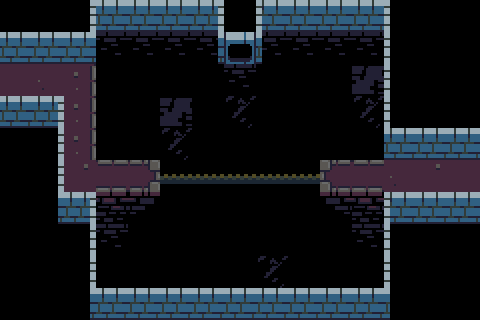

This game map was drawn from its Tiled (.tmx) file and the tilesets committed beside it. A one-line description and the full map source follow:
An orthogonal 15x10 tile map with 32x32 px tiles, 4 tile layers (ground, death, walls, guff) and 5 objects (2x connection, 2x platform, arrowSource).

<map version="1.0" tiledversion="1.0.3" orientation="orthogonal" renderorder="right-down" width="15" height="10" tilewidth="32" tileheight="32" nextobjectid="29">
 <properties>
  <property name="number" value="11" />
 </properties>
 <tileset firstgid="1" source="tower-tileset.tsx" />
 <layer name="ground" width="15" height="10">
  <data encoding="csv">
0,0,0,0,0,0,0,0,0,0,0,0,0,0,0,
0,0,0,0,0,0,0,0,0,0,0,0,0,0,0,
0,28,56,0,0,0,0,0,0,0,0,0,0,0,0,
0,0,56,0,0,0,0,0,0,0,0,0,0,0,0,
0,0,56,0,0,0,0,0,0,0,0,0,0,0,0,
0,0,37,57,48,0,0,0,0,0,59,57,28,37,0,
0,0,0,0,0,0,0,0,0,0,0,0,0,0,0,
0,0,0,0,0,0,0,0,0,0,0,0,0,0,0,
0,0,0,0,0,0,0,0,0,0,0,0,0,0,0,
0,0,0,0,0,0,0,0,0,0,0,0,0,0,0
</data>
 </layer>
 <layer name="death" width="15" height="10">
  <data encoding="csv">
0,0,0,0,0,0,0,0,0,0,0,0,0,0,0,
0,0,0,89,89,89,89,0,89,89,89,89,0,0,0,
0,0,0,4,4,4,4,89,4,4,4,4,0,0,0,
0,0,0,4,4,4,4,4,4,4,4,4,0,0,0,
0,0,0,4,4,4,4,4,4,4,4,4,0,0,0,
0,0,0,0,0,4,4,4,4,4,0,0,0,0,0,
0,0,0,79,80,4,4,4,4,4,78,79,0,0,0,
0,0,0,89,4,4,4,4,4,4,4,89,0,0,0,
0,0,0,4,4,4,4,4,4,4,4,4,0,0,0,
0,0,0,0,0,0,0,0,0,0,0,0,0,0,0
</data>
 </layer>
 <layer name="walls" width="15" height="10">
  <data encoding="csv">
0,0,14,12,12,12,23,0,22,12,12,12,15,0,0,
12,12,12,0,0,0,24,5,21,0,0,0,15,0,0,
2,0,0,0,0,0,0,0,0,0,0,0,15,0,0,
12,23,0,0,0,0,0,0,0,0,0,0,15,0,0,
0,14,0,0,0,0,0,0,0,0,0,0,12,12,12,
0,14,0,0,0,0,0,0,0,0,0,0,0,0,2,
0,24,23,0,0,0,0,0,0,0,0,0,22,12,12,
0,0,14,0,0,0,0,0,0,0,0,0,15,0,0,
0,0,14,0,0,0,0,0,0,0,0,0,15,0,0,
0,0,24,12,12,12,12,12,12,12,12,12,21,0,0
</data>
 </layer>
 <objectgroup name="objects">
  <object id="9" name="19" type="connection" x="32" y="64" width="32" height="32">
   <properties>
    <property name="dir" value="right" />
    <property name="to" value="18" />
   </properties>
  </object>
  <object id="10" name="20" type="connection" x="416" y="160" width="32" height="32">
   <properties>
    <property name="dir" value="left" />
    <property name="to" value="21" />
   </properties>
  </object>
  <object id="17" type="platform" x="160" y="160" width="32" height="32">
   <properties>
    <property name="movex" value="3" />
    <property name="offset" value="0" />
   </properties>
  </object>
  <object id="25" type="platform" x="192" y="160" width="32" height="32">
   <properties>
    <property name="movex" value="3" />
    <property name="offset" value="0" />
   </properties>
  </object>
  <object id="28" type="arrowSource" x="224" y="32" width="32" height="32">
   <properties>
    <property name="delay" value="2.0" />
    <property name="offset" value="0" />
    <property name="xdir" value="0" />
    <property name="ydir" value="-1" />
   </properties>
  </object>
 </objectgroup>
 <layer name="guff" width="15" height="10">
  <data encoding="csv">
0,0,0,0,0,0,0,0,0,0,0,0,0,0,0,
0,0,0,0,0,0,0,0,0,0,0,0,0,0,0,
0,0,0,0,0,0,0,0,0,0,0,91,0,0,0,
0,0,0,0,0,91,0,93,0,0,0,93,0,0,0,
0,0,0,0,0,93,0,0,0,0,0,0,0,0,0,
0,0,0,0,0,70,70,70,70,70,0,0,0,0,0,
0,0,0,0,0,0,0,0,0,0,0,0,0,0,0,
0,0,0,0,0,0,0,0,0,0,0,0,0,0,0,
0,0,0,0,0,0,0,0,93,0,0,0,0,0,0,
0,0,0,0,0,0,0,0,0,0,0,0,0,0,0
</data>
 </layer>
</map>
